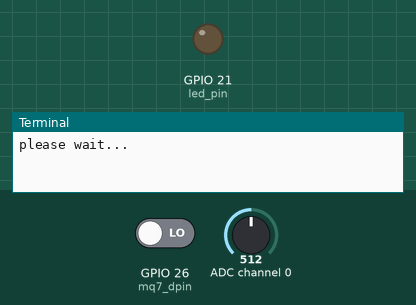
This program was run on a simulated Raspberry Pi (BCM pin numbers). On the bench: output pins drawn as LEDs (lit = HIGH), the last lines printed to the terminal. The inputs (shaded band) are chosen by the test bench; at power-on: GPIO 26 (mq7_dpin) LOW, ADC channel 0 = 512 (analog values on the 0–1023 scale). Random numbers come from a fixed seed; no MQTT or app messages arrive unless stated; the clock reads 2024-03-15 10:24:30 at power-on unless the program sets it; pins used as bus, display or sensor lines are not drawn.

Above: at 0.1 s.
At 21.2 s:
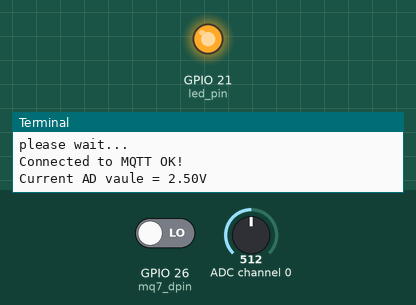
Timing chart, 0 to 22.7 s (numbered marks = the images above):
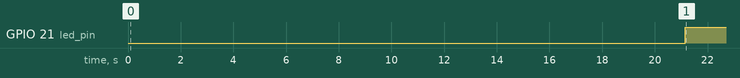

The program:

mq-135.py
```python
import RPi.GPIO as GPIO
import time
import random
from paho.mqtt import client as mqtt_client
import os
import json

DEV_MODE = os.environ.get('DEV_MODE', 'false').lower() in ['true', 'on', '1']

broker = '127.0.0.1'  # mqtt代理服务器地址
port = 1883
keepalive = 60     # 与代理通信之间允许的最长时间段（以秒为单位）
topic = "$hw/events/device/concentration/twin/update"  # 消息主题
client_id = f'python-mqtt-pub-{random.randint(0, 1000)}'  # 客户端id不能重复


def createActualUpdateMessage(actualValue):
    msg = {
        "event_id": "123e4567-e89b-12d3-a456-426655440000",
        "timestamp": int(time.time()),
        "twin": {
            "concentration-status": {
                "actual": {
                    "value": actualValue,
                    "metadata": {
                        "type": "Updated"
                    }
                }
            }
        }
    }
    return json.dumps(msg)


def connect_mqtt():
    '''连接mqtt代理服务器'''
    def on_connect(client, userdata, flags, rc):
        '''连接回调函数'''
        # 响应状态码为0表示连接成功
        if rc == 0:
            print("Connected to MQTT OK!")
        else:
            print("Failed to connect, return code %d\n", rc)
    # 连接mqtt代理服务器，并获取连接引用
    client = mqtt_client.Client(client_id)
    client.on_connect = on_connect
    client.connect(broker, port, keepalive)
    return client


# change these as desired - they're the pins connected from the
# SPI port on the ADC to the Cobbler
SPICLK = 11
SPIMISO = 9
SPIMOSI = 10
SPICS = 8
mq7_dpin = 26
mq7_apin = 0
led_pin = 21

# port init


def init():
    GPIO.setwarnings(False)
    GPIO.cleanup()  # clean up at the end of your script
    GPIO.setmode(GPIO.BCM)  # to specify whilch pin numbering system
    # set up the SPI interface pins
    GPIO.setup(SPIMOSI, GPIO.OUT)
    GPIO.setup(SPIMISO, GPIO.IN)
    GPIO.setup(SPICLK, GPIO.OUT)
    GPIO.setup(SPICS, GPIO.OUT)
    GPIO.setup(mq7_dpin, GPIO.IN, pull_up_down=GPIO.PUD_DOWN)
    GPIO.setup(led_pin, GPIO.OUT)
    GPIO.output(led_pin, GPIO.LOW)

# read SPI data from MCP3008(or MCP3204) chip,8 possible adc's (0 thru 7)


def readadc(adcnum, clockpin, mosipin, misopin, cspin):
    if ((adcnum > 7) or (adcnum < 0)):
        return -1
    GPIO.output(cspin, True)

    GPIO.output(clockpin, False)  # start clock low
    GPIO.output(cspin, False)     # bring CS low

    commandout = adcnum
    commandout |= 0x18  # start bit + single-ended bit
    commandout <<= 3    # we only need to send 5 bits here
    for i in range(5):
        if (commandout & 0x80):
            GPIO.output(mosipin, True)
        else:
            GPIO.output(mosipin, False)
        commandout <<= 1
        GPIO.output(clockpin, True)
        GPIO.output(clockpin, False)

    adcout = 0
    # read in one empty bit, one null bit and 10 ADC bits
    for i in range(12):
        GPIO.output(clockpin, True)
        GPIO.output(clockpin, False)
        adcout <<= 1
        if (GPIO.input(misopin)):
            adcout |= 0x1

    GPIO.output(cspin, True)

    adcout >>= 1       # first bit is 'null' so drop it
    return adcout
# main ioop


def publish(client):
    while True:
        time.sleep(1)
        if DEV_MODE:
            voltage = round(random.uniform(0, 5), 2)
            info=createActualUpdateMessage(str("%.2f" % (voltage)+"V"))
            client.publish(topic, info)
            continue
        raw_date = readadc(mq7_apin, SPICLK, SPIMOSI, SPIMISO, SPICS)
        if GPIO.input(mq7_dpin):
            print("not leak")
        else:
            voltage = (raw_date/1024.)*5
            print("Current AD vaule = " + str("%.2f" % (voltage)+"V"))
            info=createActualUpdateMessage(str("%.2f" % (voltage)+"V"))
            client.publish(topic, info)
            if voltage > 2.0:
                GPIO.output(led_pin, GPIO.HIGH)
            else:
                GPIO.output(led_pin, GPIO.LOW)


def run():
    '''运行发布者'''
    client = connect_mqtt()
    # 运行一个线程来自动调用loop()处理网络事件, 非阻塞
    client.loop_start()
    publish(client)


if __name__ == '__main__':
    try:
        init()
        print("please wait...")
        time.sleep(20)
        run()
        pass
    except KeyboardInterrupt:
        pass

GPIO.cleanup()
```

Measured:
- by itself, GPIO 21 (led_pin): LOW → HIGH at 21.2 s
